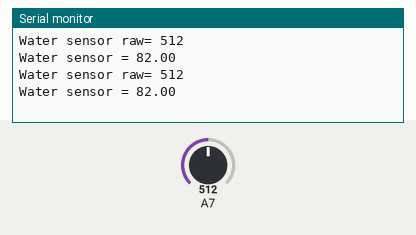
Simulated run of this sketch. Board: Arduino Nano, built with avr-gcc and run on an emulated ATmega328P. Shown: the last lines printed to the serial monitor. Inputs (shaded band) come from the test bench; at power-on: A7 = 512.

Above: at 1.8 s.
1.9 s: A7 set to 716
At 2.5 s:
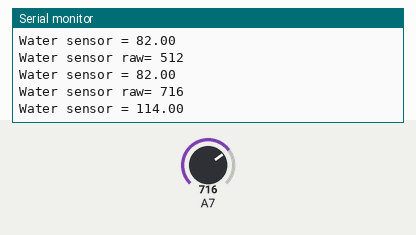
3.4 s: A7 set to 900
At 4.8 s:
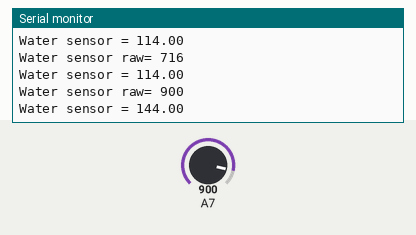
Timing chart, 0 to 6.4 s (numbered marks = the images above; inputs shaded):
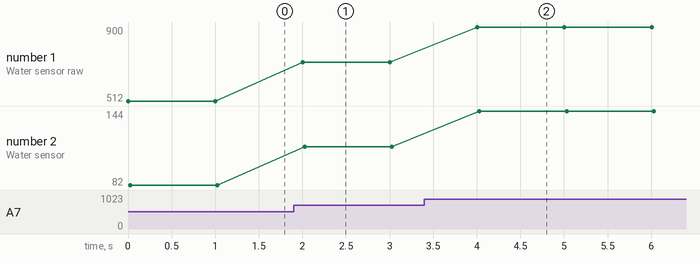

The sketch:

Detector_agua.ino
```cpp
int WaterSensor;
float WaterSensorPerc;

void setup() {
  // put your setup code here, to run once:
  Serial.begin(9600);

}

void loop() {
WaterSensor= analogRead(A7);
WaterSensorPerc=map(WaterSensor, 0, 624, 0, 100);
Serial.print("Water sensor raw= ");Serial.println(WaterSensor);

Serial.print("Water sensor = ");Serial.println(WaterSensorPerc);
delay(1000);

}
```

Measured:
- after the input at 1.9 s, the serial monitor: prints a new line after 0.10 s (image 1)
- after the input at 3.4 s, the serial monitor: prints a new line after 0.60 s (image 2)
- plotted number 1: 512 → 716 after the input at 1.9 s, 716 → 900 after the input at 3.4 s
- plotted number 2: 82 → 114 after the input at 1.9 s, 114 → 144 after the input at 3.4 s
